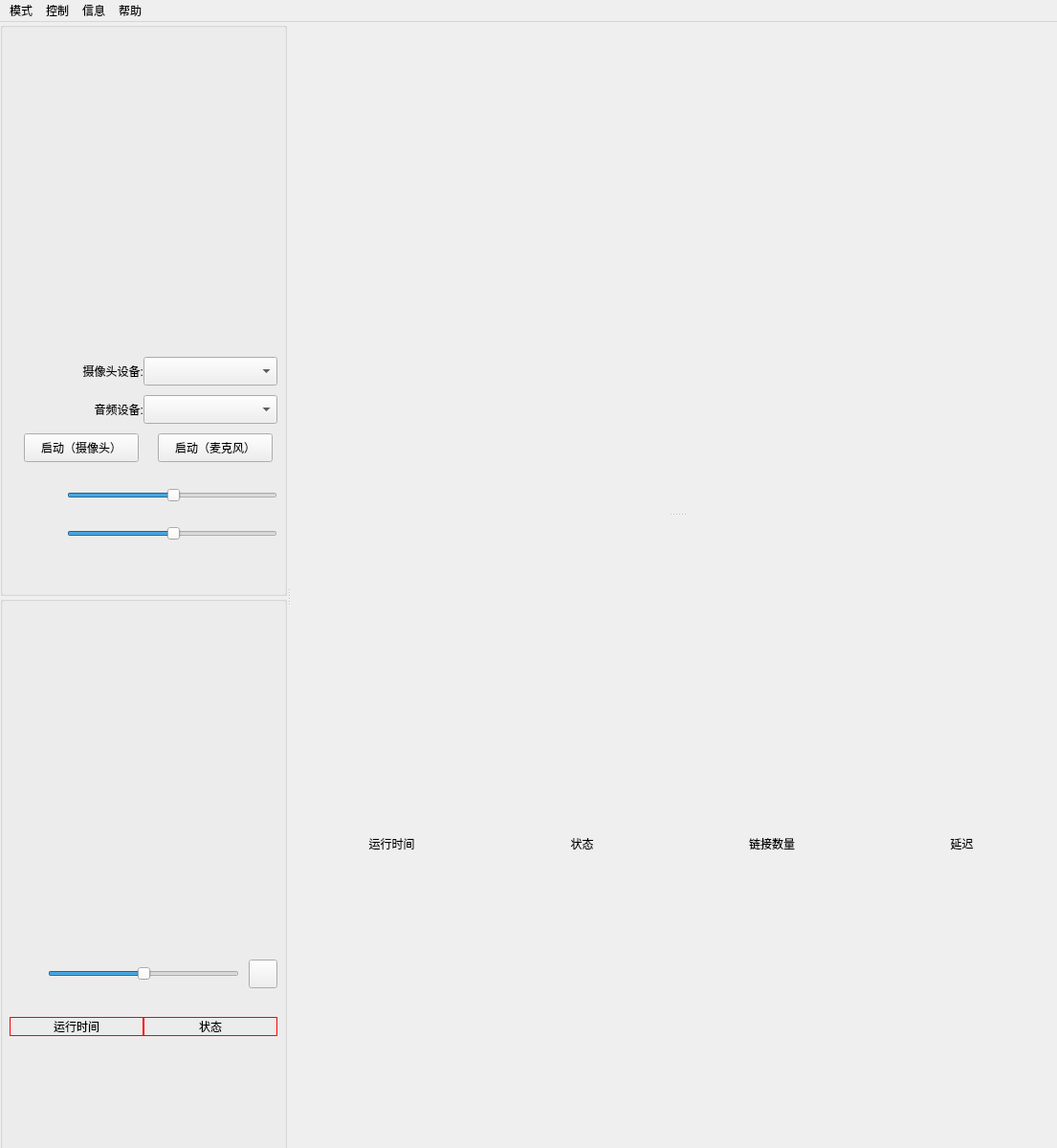
<?xml version="1.0" encoding="UTF-8"?>
<ui version="4.0">
 <class>MainWindow</class>
 <widget class="QMainWindow" name="MainWindow">
  <property name="geometry">
   <rect>
    <x>0</x>
    <y>0</y>
    <width>1105</width>
    <height>1200</height>
   </rect>
  </property>
  <property name="windowTitle">
   <string>MainWindow</string>
  </property>
  <widget class="QWidget" name="centralWidget">
   <widget class="QSplitter" name="splitter">
    <property name="geometry">
     <rect>
      <x>0</x>
      <y>0</y>
      <width>1111</width>
      <height>1200</height>
     </rect>
    </property>
    <property name="orientation">
     <enum>Qt::Horizontal</enum>
    </property>
    <widget class="QWidget" name="media_widget" native="true">
     <property name="minimumSize">
      <size>
       <width>300</width>
       <height>0</height>
      </size>
     </property>
     <property name="maximumSize">
      <size>
       <width>300</width>
       <height>16777215</height>
      </size>
     </property>
     <widget class="QGroupBox" name="local_box">
      <property name="geometry">
       <rect>
        <x>0</x>
        <y>0</y>
        <width>300</width>
        <height>600</height>
       </rect>
      </property>
      <property name="minimumSize">
       <size>
        <width>300</width>
        <height>0</height>
       </size>
      </property>
      <property name="maximumSize">
       <size>
        <width>300</width>
        <height>16777215</height>
       </size>
      </property>
      <property name="title">
       <string/>
      </property>
      <property name="alignment">
       <set>Qt::AlignRight|Qt::AlignTrailing|Qt::AlignVCenter</set>
      </property>
      <widget class="LocalVideoWidget" name="local_video" native="true">
       <property name="geometry">
        <rect>
         <x>10</x>
         <y>30</y>
         <width>280</width>
         <height>250</height>
        </rect>
       </property>
       <property name="minimumSize">
        <size>
         <width>280</width>
         <height>0</height>
        </size>
       </property>
       <property name="maximumSize">
        <size>
         <width>280</width>
         <height>16777215</height>
        </size>
       </property>
      </widget>
      <widget class="LocalAudioWidget" name="local_audio" native="true">
       <property name="geometry">
        <rect>
         <x>10</x>
         <y>290</y>
         <width>280</width>
         <height>50</height>
        </rect>
       </property>
      </widget>
      <widget class="QComboBox" name="camera_box">
       <property name="geometry">
        <rect>
         <x>150</x>
         <y>350</y>
         <width>140</width>
         <height>30</height>
        </rect>
       </property>
      </widget>
      <widget class="QLabel" name="label">
       <property name="geometry">
        <rect>
         <x>10</x>
         <y>350</y>
         <width>140</width>
         <height>30</height>
        </rect>
       </property>
       <property name="text">
        <string>摄像头设备:</string>
       </property>
       <property name="alignment">
        <set>Qt::AlignRight|Qt::AlignTrailing|Qt::AlignVCenter</set>
       </property>
      </widget>
      <widget class="QComboBox" name="audio_box">
       <property name="geometry">
        <rect>
         <x>150</x>
         <y>390</y>
         <width>140</width>
         <height>30</height>
        </rect>
       </property>
      </widget>
      <widget class="QLabel" name="label_2">
       <property name="geometry">
        <rect>
         <x>10</x>
         <y>390</y>
         <width>140</width>
         <height>30</height>
        </rect>
       </property>
       <property name="text">
        <string>音频设备:</string>
       </property>
       <property name="alignment">
        <set>Qt::AlignRight|Qt::AlignTrailing|Qt::AlignVCenter</set>
       </property>
      </widget>
      <widget class="QPushButton" name="audio_button">
       <property name="geometry">
        <rect>
         <x>165</x>
         <y>430</y>
         <width>120</width>
         <height>30</height>
        </rect>
       </property>
       <property name="text">
        <string>启动（麦克风）</string>
       </property>
      </widget>
      <widget class="QPushButton" name="video_button">
       <property name="geometry">
        <rect>
         <x>25</x>
         <y>430</y>
         <width>120</width>
         <height>30</height>
        </rect>
       </property>
       <property name="text">
        <string>启动（摄像头）</string>
       </property>
      </widget>
      <widget class="QLabel" name="label_3">
       <property name="geometry">
        <rect>
         <x>30</x>
         <y>480</y>
         <width>30</width>
         <height>30</height>
        </rect>
       </property>
       <property name="text">
        <string/>
       </property>
       <property name="pixmap">
        <pixmap resource="icons.qrc">:/image/icons/next1.bmp</pixmap>
       </property>
       <property name="alignment">
        <set>Qt::AlignCenter</set>
       </property>
      </widget>
      <widget class="QLabel" name="label_4">
       <property name="geometry">
        <rect>
         <x>30</x>
         <y>520</y>
         <width>30</width>
         <height>30</height>
        </rect>
       </property>
       <property name="text">
        <string/>
       </property>
       <property name="pixmap">
        <pixmap resource="icons.qrc">:/image/icons/pre1.bmp</pixmap>
       </property>
       <property name="alignment">
        <set>Qt::AlignCenter</set>
       </property>
      </widget>
      <widget class="QSlider" name="audioinput_slider">
       <property name="geometry">
        <rect>
         <x>70</x>
         <y>480</y>
         <width>220</width>
         <height>30</height>
        </rect>
       </property>
       <property name="value">
        <number>50</number>
       </property>
       <property name="orientation">
        <enum>Qt::Horizontal</enum>
       </property>
      </widget>
      <widget class="QSlider" name="audiooutput_slider">
       <property name="geometry">
        <rect>
         <x>70</x>
         <y>520</y>
         <width>220</width>
         <height>30</height>
        </rect>
       </property>
       <property name="value">
        <number>50</number>
       </property>
       <property name="orientation">
        <enum>Qt::Horizontal</enum>
       </property>
      </widget>
     </widget>
     <widget class="QGroupBox" name="vs_box">
      <property name="geometry">
       <rect>
        <x>0</x>
        <y>600</y>
        <width>300</width>
        <height>600</height>
       </rect>
      </property>
      <property name="minimumSize">
       <size>
        <width>300</width>
        <height>0</height>
       </size>
      </property>
      <property name="maximumSize">
       <size>
        <width>300</width>
        <height>16777215</height>
       </size>
      </property>
      <property name="styleSheet">
       <string notr="true"/>
      </property>
      <property name="title">
       <string/>
      </property>
      <widget class="QLabel" name="label_runtime">
       <property name="geometry">
        <rect>
         <x>10</x>
         <y>440</y>
         <width>140</width>
         <height>20</height>
        </rect>
       </property>
       <property name="styleSheet">
        <string notr="true">border-left: 1px solid red;

border-right: 1px solid red;

border-top: 1px solid red;

border-bottom: 1px solid red;
</string>
       </property>
       <property name="text">
        <string>运行时间</string>
       </property>
       <property name="alignment">
        <set>Qt::AlignCenter</set>
       </property>
      </widget>
      <widget class="QLabel" name="label_status">
       <property name="geometry">
        <rect>
         <x>150</x>
         <y>440</y>
         <width>140</width>
         <height>20</height>
        </rect>
       </property>
       <property name="styleSheet">
        <string notr="true">
border-left: 1px solid red;

border-right: 1px solid red;

border-top: 1px solid red;

border-bottom: 1px solid red;
</string>
       </property>
       <property name="text">
        <string>状态</string>
       </property>
       <property name="textFormat">
        <enum>Qt::AutoText</enum>
       </property>
       <property name="alignment">
        <set>Qt::AlignCenter</set>
       </property>
      </widget>
      <widget class="QWidget" name="vs_video" native="true">
       <property name="geometry">
        <rect>
         <x>10</x>
         <y>30</y>
         <width>280</width>
         <height>280</height>
        </rect>
       </property>
      </widget>
      <widget class="LocalAudioWidget" name="vs_audio" native="true">
       <property name="geometry">
        <rect>
         <x>10</x>
         <y>320</y>
         <width>280</width>
         <height>50</height>
        </rect>
       </property>
      </widget>
      <widget class="QSlider" name="audiooutput_vs">
       <property name="geometry">
        <rect>
         <x>50</x>
         <y>380</y>
         <width>200</width>
         <height>30</height>
        </rect>
       </property>
       <property name="value">
        <number>50</number>
       </property>
       <property name="orientation">
        <enum>Qt::Horizontal</enum>
       </property>
      </widget>
      <widget class="QLabel" name="label_5">
       <property name="geometry">
        <rect>
         <x>10</x>
         <y>380</y>
         <width>30</width>
         <height>30</height>
        </rect>
       </property>
       <property name="text">
        <string/>
       </property>
       <property name="pixmap">
        <pixmap resource="icons.qrc">:/image/icons/pre1.bmp</pixmap>
       </property>
       <property name="alignment">
        <set>Qt::AlignCenter</set>
       </property>
      </widget>
      <widget class="QPushButton" name="pushButton">
       <property name="geometry">
        <rect>
         <x>260</x>
         <y>380</y>
         <width>30</width>
         <height>30</height>
        </rect>
       </property>
       <property name="text">
        <string/>
       </property>
       <property name="icon">
        <iconset resource="icons.qrc">
         <normaloff>:/image/icons/check2.ico</normaloff>:/image/icons/check2.ico</iconset>
       </property>
      </widget>
     </widget>
    </widget>
    <widget class="QSplitter" name="splitter_group">
     <property name="orientation">
      <enum>Qt::Vertical</enum>
     </property>
     <widget class="QWidget" name="mwidget" native="true">
      <property name="styleSheet">
       <string notr="true"/>
      </property>
     </widget>
     <widget class="QWidget" name="horizontalLayoutWidget">
      <layout class="QHBoxLayout" name="status_layout">
       <property name="spacing">
        <number>10</number>
       </property>
       <item>
        <widget class="QLabel" name="label_global_runtime">
         <property name="text">
          <string>运行时间</string>
         </property>
         <property name="alignment">
          <set>Qt::AlignCenter</set>
         </property>
        </widget>
       </item>
       <item>
        <widget class="QLabel" name="label_global_status">
         <property name="text">
          <string>状态</string>
         </property>
         <property name="alignment">
          <set>Qt::AlignCenter</set>
         </property>
        </widget>
       </item>
       <item>
        <widget class="QLabel" name="label_global_number">
         <property name="text">
          <string>链接数量</string>
         </property>
         <property name="alignment">
          <set>Qt::AlignCenter</set>
         </property>
        </widget>
       </item>
       <item>
        <widget class="QLabel" name="label_global_delay">
         <property name="text">
          <string>延迟</string>
         </property>
         <property name="alignment">
          <set>Qt::AlignCenter</set>
         </property>
        </widget>
       </item>
      </layout>
     </widget>
    </widget>
   </widget>
  </widget>
  <widget class="QMenuBar" name="menuBar">
   <property name="geometry">
    <rect>
     <x>0</x>
     <y>0</y>
     <width>1105</width>
     <height>28</height>
    </rect>
   </property>
   <widget class="QMenu" name="menumode">
    <property name="title">
     <string>模式</string>
    </property>
    <widget class="QMenu" name="menuMode">
     <property name="title">
      <string>模式</string>
     </property>
     <addaction name="actionserver_mode"/>
     <addaction name="actionclient_mode"/>
    </widget>
    <addaction name="action_launch"/>
    <addaction name="separator"/>
    <addaction name="menuMode"/>
    <addaction name="separator"/>
    <addaction name="action_setting"/>
    <addaction name="separator"/>
    <addaction name="action_close"/>
   </widget>
   <widget class="QMenu" name="menucontrol">
    <property name="title">
     <string>控制</string>
    </property>
    <addaction name="action_linkInfo"/>
    <addaction name="separator"/>
    <addaction name="action_blackList"/>
    <addaction name="separator"/>
    <addaction name="action_whiteList"/>
   </widget>
   <widget class="QMenu" name="menuinformation">
    <property name="title">
     <string>信息</string>
    </property>
    <addaction name="action_time"/>
    <addaction name="separator"/>
    <addaction name="action_linke"/>
    <addaction name="separator"/>
    <addaction name="action_status"/>
   </widget>
   <widget class="QMenu" name="menuinfo">
    <property name="title">
     <string>帮助</string>
    </property>
    <addaction name="action_about"/>
   </widget>
   <addaction name="menumode"/>
   <addaction name="menucontrol"/>
   <addaction name="menuinformation"/>
   <addaction name="menuinfo"/>
  </widget>
  <action name="action_launch">
   <property name="text">
    <string>启动</string>
   </property>
  </action>
  <action name="action_close">
   <property name="text">
    <string>关闭</string>
   </property>
  </action>
  <action name="action_about">
   <property name="text">
    <string>关于</string>
   </property>
   <property name="toolTip">
    <string>关于???</string>
   </property>
  </action>
  <action name="action_setting">
   <property name="text">
    <string>设置</string>
   </property>
  </action>
  <action name="actionserver_mode">
   <property name="checkable">
    <bool>true</bool>
   </property>
   <property name="checked">
    <bool>true</bool>
   </property>
   <property name="text">
    <string>服务器模式</string>
   </property>
  </action>
  <action name="actionclient_mode">
   <property name="checkable">
    <bool>true</bool>
   </property>
   <property name="checked">
    <bool>false</bool>
   </property>
   <property name="text">
    <string>客户端模式</string>
   </property>
  </action>
  <action name="action_blackList">
   <property name="text">
    <string>黑名单</string>
   </property>
  </action>
  <action name="action_whiteList">
   <property name="text">
    <string>白名单</string>
   </property>
  </action>
  <action name="action_linkInfo">
   <property name="text">
    <string>链接信息</string>
   </property>
  </action>
  <action name="action_time">
   <property name="text">
    <string>时间</string>
   </property>
  </action>
  <action name="action_linke">
   <property name="text">
    <string>链接</string>
   </property>
  </action>
  <action name="action_status">
   <property name="text">
    <string>状态</string>
   </property>
  </action>
 </widget>
 <layoutdefault spacing="6" margin="11"/>
 <customwidgets>
  <customwidget>
   <class>LocalVideoWidget</class>
   <extends>QWidget</extends>
   <header>Widget/localvideowidget.h</header>
   <container>1</container>
  </customwidget>
  <customwidget>
   <class>LocalAudioWidget</class>
   <extends>QWidget</extends>
   <header>Widget/localaudiowidget.h</header>
   <container>1</container>
  </customwidget>
 </customwidgets>
 <resources>
  <include location="icons.qrc"/>
 </resources>
 <connections>
  <connection>
   <sender>action_close</sender>
   <signal>triggered()</signal>
   <receiver>MainWindow</receiver>
   <slot>close()</slot>
   <hints>
    <hint type="sourcelabel">
     <x>-1</x>
     <y>-1</y>
    </hint>
    <hint type="destinationlabel">
     <x>454</x>
     <y>270</y>
    </hint>
   </hints>
  </connection>
 </connections>
</ui>
